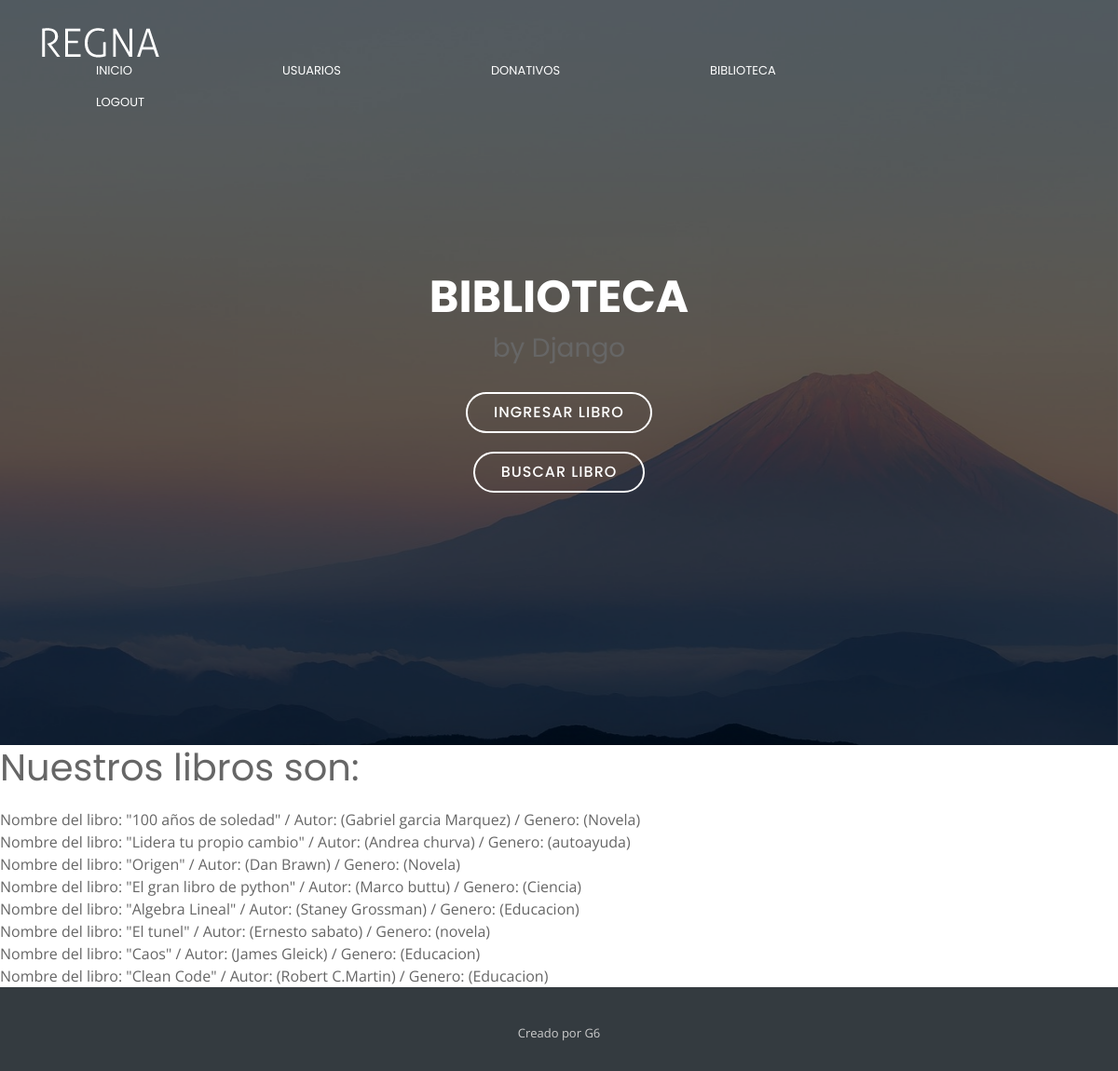
The app's page /AppEntrega/biblioteca (signed in) with its own data.
### AppEntrega/models.py (models this page shows)
class Libros(models.Model):
    nombre = models.CharField(max_length=15)
    autor = models.CharField(max_length=15)
    genero = models.CharField(max_length=15)
    def __str__(self):
        return f' Nombre del libro: "{self.nombre}" / Autor: ({self.autor}) / Genero: ({self.genero})'

### AppEntrega/views.py (the view)
# urls.py: path('biblioteca',login_required(BibliotecaListView.as_view()),name='biblioteca'),
class BibliotecaListView(ListView):
    model = Libros
    template_name = 'AppEntrega/biblioteca.html'
    context_object_name = 'biblioteca'

### AppEntrega/templates/AppEntrega/biblioteca.html (shortened to what this page needs)
{%extends 'AppEntrega/base.html' %}
  {%load static%}
  {%block fondo%}
  <section id="hero">
    <div class="hero-container">
      <h1>BIBLIOTECA</h1>
      <h3>  by Django </h3>
      <a href="{% url 'ingresarLibros' %}" class="btn-get-started">Ingresar Libro</a>
      <a href="{% url 'buscarLibro' %}" class="btn-get-started"> Buscar Libro </a>
    </div>
  </section>
  <main id="main">
  {%endblock%}
{% block cambio %}
<h1>Nuestros libros son:</h1>
  {%for libro in biblioteca%}
    {{libro}}
      <br>
  {%endfor%}
{% endblock %}

### AppEntrega/templates/AppEntrega/base.html (shortened to what this page needs)
<!DOCTYPE html>
<html lang="en">
<head>
    {%load static %}
  <link href="lib/bootstrap/css/bootstrap.min.css" rel="stylesheet">
  <link href="lib/font-awesome/css/font-awesome.min.css" rel="stylesheet">
  <link href="lib/animate/animate.min.css" rel="stylesheet">
  <link href="{% static 'AppEntrega/css/style.css' %}" rel="stylesheet">
</head>
<body>
  <header id="header">
    <div class="container">
      <div id="logo" class="pull-left">
        <a href="#hero"><img src="img/logo.png" alt="" title="" /></img></a>
      </div>
      <nav id="nav-menu-container">
        <ul class="nav-menu">
          <li><a href="{% url 'inicio' %}">Inicio</a></li>
          <li><a href="{% url 'usuarios' %}">Usuarios</a></li>
          <li><a href="{% url 'donativo' %}">Donativos</a></li>
          <li><a href="{% url 'biblioteca' %}">Biblioteca</a></li>
          <li><a href="{% url 'logout' %}">Logout</a></li>
  </header>
  {%block fondo%}{%endblock%}
            {%block cambio%}{%endblock%}
  </main>
  <footer id="footer">
    <div class="container">
      <div class="credits">
        Creado por <a> G6 </a>
      </div>
    </div>
  </footer>
</body>
</html>

### AppEntrega/static/AppEntrega/css/style.css (style rules this page uses)
body { background: #fff; color: #666666; font-family: "Open Sans", sans-serif; }
a { color: #2dc997; }
h1, h2, h3, h4, h5, h6 { font-family: "Poppins", sans-serif; font-weight: 400; margin: 0 0 20px 0; padding: 0; }
#header { padding: 30px 0; height: 92px; position: fixed; left: 0; top: 0; right: 0; transition: all 0.5s; z-index: 997; }
#header #logo { float: left; }
#header #logo img { padding: 0; margin: 0; }
#hero { width: 100%; height: 100vh; background: url(../img/hero-bg.jpg) top center; background-size: cover; position: relative; }
@media (min-width: 1024px) { #hero { background-attachment: fixed; } }
#hero:before { content: ""; background: rgba(0, 0, 0, 0.6); position: absolute; bottom: 0; top: 0; left: 0; right: 0; }
#hero .hero-container { position: absolute; bottom: 0; top: 0; left: 0; right: 0; display: flex; justify-content: center; align-items: center; flex-direction: column; text-align: center; }
#hero h1 { margin: 30px 0 10px 0; font-size: 48px; font-weight: 700; line-height: 56px; text-transform: uppercase; color: #fff; }
#hero .btn-get-started { font-family: "Poppins", sans-serif; text-transform: uppercase; font-weight: 500; font-size: 16px; letter-spacing: 1px; display: inline-block; padding: 8px 28px; border-radius: 50px; transition: 0.5s; margin: 10px; border: 2px solid #fff; color: #fff; }
.nav-menu, .nav-menu * { margin: 0; padding-right: 135px; list-style: none; }
.nav-menu li { position: relative; white-space: nowrap; }
.nav-menu > li { float: left; }
#nav-menu-container { float: right; margin: 0; }
.nav-menu a { padding: 0 8px 10px 8px; text-decoration: none; display: inline-block; color: #fff; font-family: "Poppins", sans-serif; font-weight: 400; text-transform: uppercase; font-size: 13px; outline: none; }
.nav-menu > li { margin-left: 10px; }
.nav-menu > li > a:before { content: ""; position: absolute; width: 40%; height: 2px; bottom: 0; left: 0; background-color: #2dc997; visibility: hidden; -webkit-transform: scaleX(0); transform: scaleX(0); -webkit-transition: all 0.3s ease-in-out 0s; transition: all 0.3s ease-in-out 0s; }
#footer { background: #343b40; padding: 30px 0; color: #fff; font-size: 14px; }
#footer .credits { padding-top: 10px; text-align: center; font-size: 13px; color: #ccc; }

### records on screen
Libros: nombre+autor+genero "Nombre del libro: \"100 años de soledad\" / Autor: (Gabriel garcia Marquez) / Genero: (Novela)"
Libros: nombre+autor+genero "Nombre del libro: \"Lidera tu propio cambio\" / Autor: (Andrea churva) / Genero: (autoayuda)"
Libros: nombre+autor+genero "Nombre del libro: \"Origen\" / Autor: (Dan Brawn) / Genero: (Novela)"
Libros: nombre+autor+genero "Nombre del libro: \"El gran libro de python\" / Autor: (Marco buttu) / Genero: (Ciencia)"
Libros: nombre+autor+genero "Nombre del libro: \"Algebra Lineal\" / Autor: (Staney Grossman) / Genero: (Educacion)"
Libros: nombre+autor+genero "Nombre del libro: \"El tunel\" / Autor: (Ernesto sabato) / Genero: (novela)"
Libros: nombre+autor+genero "Nombre del libro: \"Caos\" / Autor: (James Gleick) / Genero: (Educacion)"
Libros: nombre+autor+genero "Nombre del libro: \"Clean Code\" / Autor: (Robert C.Martin) / Genero: (Educacion)"
